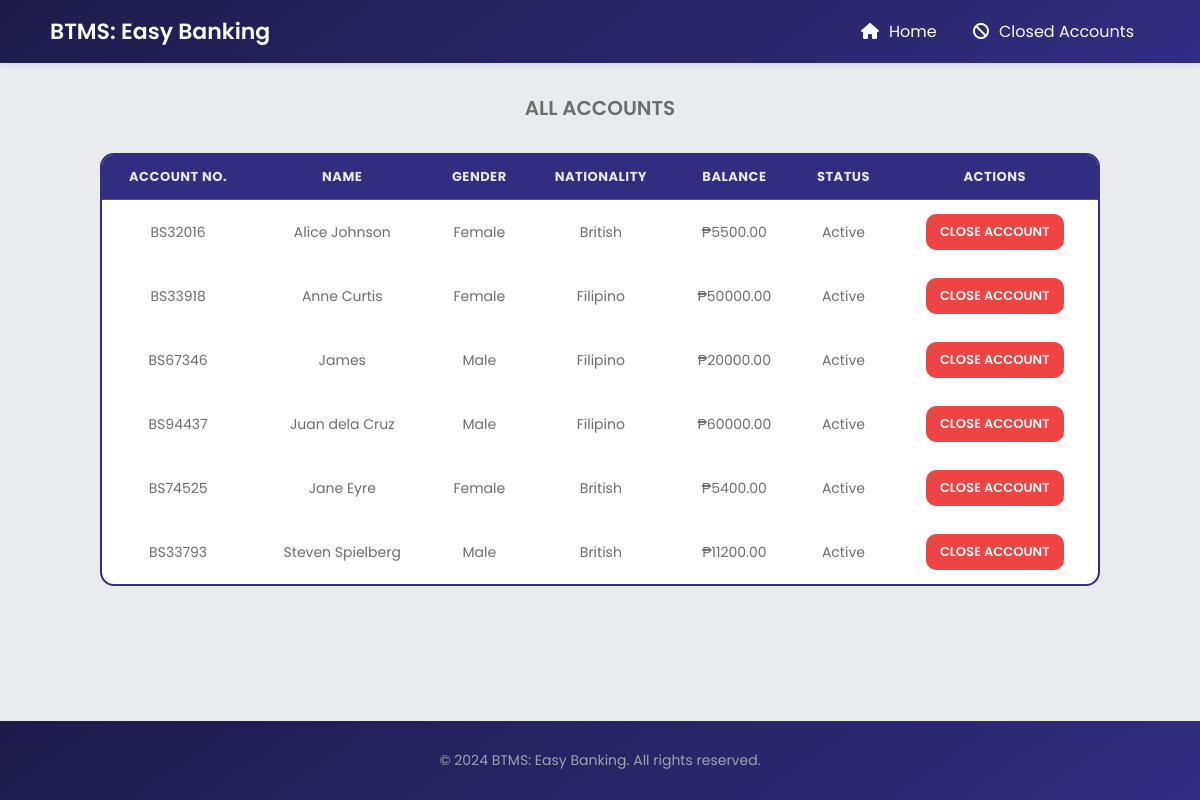
Screenshot of /accounts with the database file from the repository.
### tables this page shows
CREATE TABLE accounts (
            id INTEGER PRIMARY KEY AUTOINCREMENT,
            account_number TEXT UNIQUE,
            name TEXT NOT NULL,
            gender TEXT,
            nationality TEXT,
            balance REAL NOT NULL DEFAULT 0.0,
            status INTEGER NOT NULL DEFAULT 1,
            created_at TEXT
        );

### app.py (the view)
@app.route('/accounts')
def all_accounts():
    conn = get_db_connection()
    accounts = conn.execute('SELECT * FROM accounts WHERE status = 1 ORDER BY id DESC').fetchall()
    conn.close()
    return render_template('all_accounts.html', accounts=accounts)

### app.py (called while the page is built)
def get_db_connection():
    conn = sqlite3.connect(DB)
    conn.row_factory = sqlite3.Row
    return conn

### templates/all_accounts.html (shortened to what this page needs)
<!DOCTYPE html>
<html lang="en">
<head>
  <link rel="stylesheet" href="{{ url_for('static', filename='style.css') }}">
  <link rel="stylesheet" href="https://cdnjs.cloudflare.com/ajax/libs/font-awesome/6.5.0/css/all.min.css">
</head>
<body>
  <header class="navbar">
    <div class="navbar-left">
      <h1>BTMS: Easy Banking</h1>
    </div>
    <div class="navbar-right">
      <a class="home-btn" href="{{ url_for('index') }}"><i class="fas fa-home"></i>Home</a>
      <a class="home-btn" href="{{ url_for('closed_accounts') }}"><i class="fas fa-ban"></i>Closed Accounts</a>
    </div>
  </header>
  <main class="container">
    <section class="center">
      <h3>ALL ACCOUNTS</h3>
    </section>
    <div class="table-wrapper">
      <table class="styled-table">
        <thead>
          <tr>
            <th>Account No.</th>
            <th>Name</th>
            <th>Gender</th>
            <th>Nationality</th>
            <th>Balance</th>
            <th>Status</th>
            <th>Actions</th>
          </tr>
        </thead>
        <tbody>
          {% for acc in accounts %}
          <tr>
            <td>{{ acc['account_number'] }}</td>
            <td>{{ acc['name'] }}</td>
            <td>{{ acc['gender'] }}</td>
            <td>{{ acc['nationality'] }}</td>
            <td>₱{{ "%.2f"|format(acc['balance']) }}</td>
            <td>{{ 'Active' if acc['status'] == 1 else 'Closed' }}</td>
            <td>
              {% if acc['status'] == 1 %}
                <form action="{{ url_for('close_account', account_number=acc['account_number']) }}" method="POST" style="display:inline;">
                  <button type="submit" class="table-btn danger">CLOSE ACCOUNT</button>
                </form>
              {% else %}
                Closed
              {% endif %}
            </td>
          </tr>
          {% endfor %}
        </tbody>
      </table>
    </div>
  </main>
  <footer>
    <p>&copy; 2024 BTMS: Easy Banking. All rights reserved.</p>
  </footer>
</body>
</html>

### static/style.css (style rules this page uses)
:root { --primary: #6F00FF; --primary-dark: #5a00cc; --maroon-text: #8C1007; --text-light: #F9FAFB; --text-dark: #6e6e6e; --main-bg: #eaebee; --card-bg: #FFFFFF; }
html, body { height: 100%; width: 100%; margin: 0; font-family: 'Poppins', sans-serif; background: var(--main-bg); color: #111827; display: flex; flex-direction: column; }
main { flex: 1; width: 100%; }
.navbar { position: sticky; top: 0; z-index: 1000; display: flex; justify-content: space-between; align-items: center; background: linear-gradient(145deg, #1e1b4b, #312e81); padding: 15px 50px; box-shadow: 0 2px 6px rgba(0,0,0,0.1); }
.navbar h1 { margin: 0; font-size: 22px; font-weight: 600; color: var(--text-light); }
.navbar .home-btn { color: var(--text-light); padding: 8px 16px; border-radius: 8px; text-decoration: none; font-weight: 400; transition: background 0.2s ease, color 0.2s ease; font-family: 'Poppins', sans-serif; }
.home-btn i { margin-right: 10px; }
.container { max-width: 1100px; margin: auto; padding: 10px; }
.center { text-align: center; }
.center h3 { margin-bottom: 10px; color: var(--text-dark); font-weight: 600; font-size: 20px; }
footer { margin-top: auto; background: linear-gradient(145deg, #1e1b4b, #312e81); color: #fff; text-align: center; padding: 15px 0; font-size: 14px; }
.table-wrapper { margin: 30px auto; max-width: 1000px; overflow-x: auto; }
.styled-table { width: 100%; border-collapse: separate; border-spacing: 0; background: var(--card-bg); border-radius: 14px; overflow: hidden; border: 2px solid #312e81; color: #fff; }
.styled-table th { background: #312e81; color: #e5e7eb; text-transform: uppercase; font-size: 13px; letter-spacing: 0.5px; padding: 12px; border-bottom: 1px solid rgba(255, 255, 255, 0.15); }
.styled-table td { font-size: 14px; padding: 12px; text-align: center; color: var(--text-dark); }
.styled-table tr:last-child td { border-bottom: none; }
.table-btn { display: inline-block; padding: 8px 14px; margin: 2px; border-radius: 10px; font-size: 13px; font-weight: 600; text-decoration: none; border: none; cursor: pointer; background: #ef4444; color: #fff; transition: all 0.2s ease; font-family: 'Poppins', sans-serif; }
footer { text-align: center; color: #9ca3af; font-size: 14px; margin-top: 40px; }
footer { margin-top: auto; }

### rows the page displays
accounts: account_number "BS32016", name "Alice Johnson", gender "Female", nationality "British", balance "5500.00", status "Active"
accounts: account_number "BS33918", name "Anne Curtis", gender "Female", nationality "Filipino", balance "50000.00", status "Active"
accounts: account_number "BS67346", name "James", gender "Male", nationality "Filipino", balance "20000.00", status "Active"
accounts: account_number "BS94437", name "Juan dela Cruz", gender "Male", nationality "Filipino", balance "60000.00", status "Active"
accounts: account_number "BS74525", name "Jane Eyre", gender "Female", nationality "British", balance "5400.00", status "Active"
accounts: account_number "BS33793", name "Steven Spielberg", gender "Male", nationality "British", balance "11200.00", status "Active"
